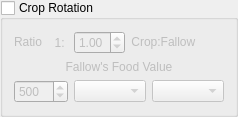
    <widget class="QGroupBox" name="grpCropRotation">
     <property name="sizePolicy">
      <sizepolicy hsizetype="Fixed" vsizetype="Fixed">
       <horstretch>0</horstretch>
       <verstretch>0</verstretch>
      </sizepolicy>
     </property>
     <property name="minimumSize">
      <size>
       <width>227</width>
       <height>100</height>
      </size>
     </property>
     <property name="whatsThis">
      <string>&lt;html&gt;&lt;head&gt;&lt;meta name=&quot;qrichtext&quot; content=&quot;1&quot; /&gt;&lt;style type=&quot;text/css&quot;&gt;
p, li { white-space: pre-wrap; }
&lt;/style&gt;&lt;/head&gt;&lt;body style=&quot; font-family:'Sans Serif'; font-size:9pt; font-weight:400; font-style:normal; text-decoration:none;&quot;&gt;
&lt;p style=&quot; margin-top:0px; margin-bottom:0px; margin-left:0px; margin-right:0px; -qt-block-indent:0; text-indent:0px;&quot;&gt;If crops were rotated, the checkbox needs to be checked. The variables for crop rotation are unavailable until this has been done.&lt;/p&gt;
&lt;p style=&quot; margin-top:12px; margin-bottom:12px; margin-left:0px; margin-right:0px; -qt-block-indent:0; text-indent:0px;&quot;&gt;Keep in mind that animals can graze the fallow land. Because of this, you will need to estimate what the food value from the fallow land would have been, similar to what needs to be done when defining grazing land.&lt;/p&gt;&lt;/body&gt;&lt;/html&gt;</string>
     </property>
     <property name="title">
      <string>Crop Rotation</string>
     </property>
     <property name="checkable">
      <bool>true</bool>
     </property>
     <property name="checked">
      <bool>false</bool>
     </property>
     <layout class="QGridLayout">
      <item row="0" column="0">
       <widget class="QLabel" name="labelFallow1">
        <property name="sizePolicy">
         <sizepolicy hsizetype="Fixed" vsizetype="Fixed">
          <horstretch>0</horstretch>
          <verstretch>0</verstretch>
         </sizepolicy>
        </property>
        <property name="toolTip">
         <string>&lt;html&gt;&lt;head&gt;&lt;meta name=&quot;qrichtext&quot; content=&quot;1&quot; /&gt;&lt;style type=&quot;text/css&quot;&gt;
p, li { white-space: pre-wrap; }
&lt;/style&gt;&lt;/head&gt;&lt;body style=&quot; font-family:'Sans Serif'; font-size:9pt; font-weight:400; font-style:normal; text-decoration:none;&quot;&gt;
&lt;p style=&quot; margin-top:0px; margin-bottom:0px; margin-left:0px; margin-right:0px; -qt-block-indent:0; text-indent:0px;&quot;&gt;A value of 1:1 is default, and means that half the land is fallow, half is crop.  If there is a crop rotation so that it is only fallow every 3rd year, you could use a ratio of 2:1.  If they cropped continuously, the ratio would be 1:0.&lt;/p&gt;&lt;/body&gt;&lt;/html&gt;</string>
        </property>
        <property name="text">
         <string>Ratio</string>
        </property>
        <property name="alignment">
         <set>Qt::AlignCenter</set>
        </property>
       </widget>
      </item>
      <item row="0" column="1">
       <widget class="QLabel" name="labelFallow3">
        <property name="layoutDirection">
         <enum>Qt::LeftToRight</enum>
        </property>
        <property name="text">
         <string> 1: </string>
        </property>
        <property name="alignment">
         <set>Qt::AlignRight|Qt::AlignTrailing|Qt::AlignVCenter</set>
        </property>
       </widget>
      </item>
      <item row="0" column="2">
       <widget class="QDoubleSpinBox" name="sbFallowRatio">
        <property name="minimumSize">
         <size>
          <width>0</width>
          <height>22</height>
         </size>
        </property>
        <property name="toolTip">
         <string>&lt;html&gt;&lt;head&gt;&lt;meta name=&quot;qrichtext&quot; content=&quot;1&quot; /&gt;&lt;style type=&quot;text/css&quot;&gt;
p, li { white-space: pre-wrap; }
&lt;/style&gt;&lt;/head&gt;&lt;body style=&quot; font-family:'Sans Serif'; font-size:9pt; font-weight:400; font-style:normal; text-decoration:none;&quot;&gt;
&lt;p style=&quot; margin-top:0px; margin-bottom:0px; margin-left:0px; margin-right:0px; -qt-block-indent:0; text-indent:0px;&quot;&gt;Fallow Ratio&lt;/p&gt;&lt;/body&gt;&lt;/html&gt;</string>
        </property>
        <property name="whatsThis">
         <string>&lt;html&gt;&lt;head&gt;&lt;meta name=&quot;qrichtext&quot; content=&quot;1&quot; /&gt;&lt;style type=&quot;text/css&quot;&gt;
p, li { white-space: pre-wrap; }
&lt;/style&gt;&lt;/head&gt;&lt;body style=&quot; font-family:'Sans Serif'; font-size:9pt; font-weight:400; font-style:normal; text-decoration:none;&quot;&gt;
&lt;p style=&quot; margin-top:0px; margin-bottom:0px; margin-left:0px; margin-right:0px; -qt-block-indent:0; text-indent:0px;&quot;&gt;When crop rotation is used, this field must be set. If the land grows a crop one year, and is left fallow the next, then the crop to fallow ratio is 1:1 so you would set the value to 1. For more complicated rotations, such as a cereal-legume-fallow rotation, it gets slightly more complicated. That situation would be one year out of three fallow and two years out of three crop. In this case, the setting would be 0.50 which might seem confusing.&lt;/p&gt;
&lt;p style=&quot; margin-top:12px; margin-bottom:12px; margin-left:0px; margin-right:0px; -qt-block-indent:0; text-indent:0px;&quot;&gt;Just remember that you need to &lt;span style=&quot; font-weight:600;&quot;&gt;divide the &lt;/span&gt;&lt;span style=&quot; font-weight:600; font-style:italic;&quot;&gt;number of years of fallow&lt;/span&gt;&lt;span style=&quot; font-weight:600;&quot;&gt; by the &lt;/span&gt;&lt;span style=&quot; font-weight:600; font-style:italic;&quot;&gt;number of years of crop&lt;/span&gt; to set this properly.&lt;/p&gt;&lt;/body&gt;&lt;/html&gt;</string>
        </property>
        <property name="maximum">
         <double>5.000000000000000</double>
        </property>
        <property name="singleStep">
         <double>0.250000000000000</double>
        </property>
        <property name="value">
         <double>1.000000000000000</double>
        </property>
       </widget>
      </item>
      <item row="0" column="3" colspan="2">
       <widget class="QLabel" name="labelFallow5">
        <property name="sizePolicy">
         <sizepolicy hsizetype="Fixed" vsizetype="Fixed">
          <horstretch>0</horstretch>
          <verstretch>0</verstretch>
         </sizepolicy>
        </property>
        <property name="toolTip">
         <string>&lt;html&gt;&lt;head&gt;&lt;meta name=&quot;qrichtext&quot; content=&quot;1&quot; /&gt;&lt;style type=&quot;text/css&quot;&gt;
p, li { white-space: pre-wrap; }
&lt;/style&gt;&lt;/head&gt;&lt;body style=&quot; font-family:'Sans Serif'; font-size:9pt; font-weight:400; font-style:normal; text-decoration:none;&quot;&gt;
&lt;p style=&quot; margin-top:0px; margin-bottom:0px; margin-left:0px; margin-right:0px; -qt-block-indent:0; text-indent:0px;&quot;&gt;A value of 1:1 is default, and means that half the land is fallow, half is crop.  If there is a crop rotation so that it is only fallow every 3rd year, you could use a ratio of 2:1.  If they cropped continuously, the ratio would be 1:0.&lt;/p&gt;&lt;/body&gt;&lt;/html&gt;</string>
        </property>
        <property name="text">
         <string>Crop:Fallow </string>
        </property>
        <property name="alignment">
         <set>Qt::AlignCenter</set>
        </property>
       </widget>
      </item>
      <item row="1" column="0" colspan="5">
       <widget class="QLabel" name="labelFallow2">
        <property name="text">
         <string>Fallow's Food Value</string>
        </property>
        <property name="alignment">
         <set>Qt::AlignCenter</set>
        </property>
       </widget>
      </item>
      <item row="2" column="0" colspan="2">
       <widget class="QSpinBox" name="sbFallowValue">
        <property name="sizePolicy">
         <sizepolicy hsizetype="Fixed" vsizetype="Minimum">
          <horstretch>0</horstretch>
          <verstretch>0</verstretch>
         </sizepolicy>
        </property>
        <property name="minimumSize">
         <size>
          <width>0</width>
          <height>22</height>
         </size>
        </property>
        <property name="toolTip">
         <string>&lt;html&gt;&lt;head&gt;&lt;meta name=&quot;qrichtext&quot; content=&quot;1&quot; /&gt;&lt;style type=&quot;text/css&quot;&gt;
p, li { white-space: pre-wrap; }
&lt;/style&gt;&lt;/head&gt;&lt;body style=&quot; font-family:'Sans Serif'; font-size:9pt; font-weight:400; font-style:normal; text-decoration:none;&quot;&gt;
&lt;p style=&quot; margin-top:0px; margin-bottom:0px; margin-left:0px; margin-right:0px; -qt-block-indent:0; text-indent:0px;&quot;&gt;Food Value of Fallow Land&lt;/p&gt;&lt;/body&gt;&lt;/html&gt;</string>
        </property>
        <property name="whatsThis">
         <string>&lt;html&gt;&lt;head&gt;&lt;meta name=&quot;qrichtext&quot; content=&quot;1&quot; /&gt;&lt;style type=&quot;text/css&quot;&gt;
p, li { white-space: pre-wrap; }
&lt;/style&gt;&lt;/head&gt;&lt;body style=&quot; font-family:'Sans Serif'; font-size:9pt; font-weight:400; font-style:normal; text-decoration:none;&quot;&gt;
&lt;p style=&quot; margin-top:0px; margin-bottom:0px; margin-left:0px; margin-right:0px; -qt-block-indent:0; text-indent:0px;&quot;&gt;If the selected crop is being grown in a rotation, producing fallow land, that land can be grazed. Landuse Analyst needs to know how many calories this land can give grazing animals per year. These numbers are in KCalories per dunum/hectare. (you can select the area units)&lt;/p&gt;&lt;/body&gt;&lt;/html&gt;</string>
        </property>
        <property name="suffix">
         <string/>
        </property>
        <property name="minimum">
         <number>1</number>
        </property>
        <property name="maximum">
         <number>5000</number>
        </property>
        <property name="singleStep">
         <number>10</number>
        </property>
        <property name="value">
         <number>500</number>
        </property>
       </widget>
      </item>
      <item row="2" column="2" colspan="2">
       <widget class="QComboBox" name="cbFallowEnergyType">
        <property name="minimumSize">
         <size>
          <width>0</width>
          <height>22</height>
         </size>
        </property>
       </widget>
      </item>
      <item row="2" column="4">
       <widget class="QComboBox" name="cbAreaUnits">
        <property name="sizePolicy">
         <sizepolicy hsizetype="Fixed" vsizetype="Fixed">
          <horstretch>0</horstretch>
          <verstretch>0</verstretch>
         </sizepolicy>
        </property>
        <property name="minimumSize">
         <size>
          <width>0</width>
          <height>22</height>
         </size>
        </property>
        <property name="toolTip">
         <string>&lt;html&gt;&lt;head&gt;&lt;meta name=&quot;qrichtext&quot; content=&quot;1&quot; /&gt;&lt;style type=&quot;text/css&quot;&gt;
p, li { white-space: pre-wrap; }
&lt;/style&gt;&lt;/head&gt;&lt;body style=&quot; font-family:'Sans Serif'; font-size:9pt; font-weight:400; font-style:normal; text-decoration:none;&quot;&gt;
&lt;p style=&quot; margin-top:0px; margin-bottom:0px; margin-left:0px; margin-right:0px; -qt-block-indent:0; text-indent:0px;&quot;&gt;1 dunum = 1000 square meters&lt;/p&gt;
&lt;p style=&quot; margin-top:0px; margin-bottom:0px; margin-left:0px; margin-right:0px; -qt-block-indent:0; text-indent:0px;&quot;&gt;1 hectare = 10,000 square meters&lt;/p&gt;&lt;/body&gt;&lt;/html&gt;</string>
        </property>
       </widget>
      </item>
     </layout>
    </widget>
